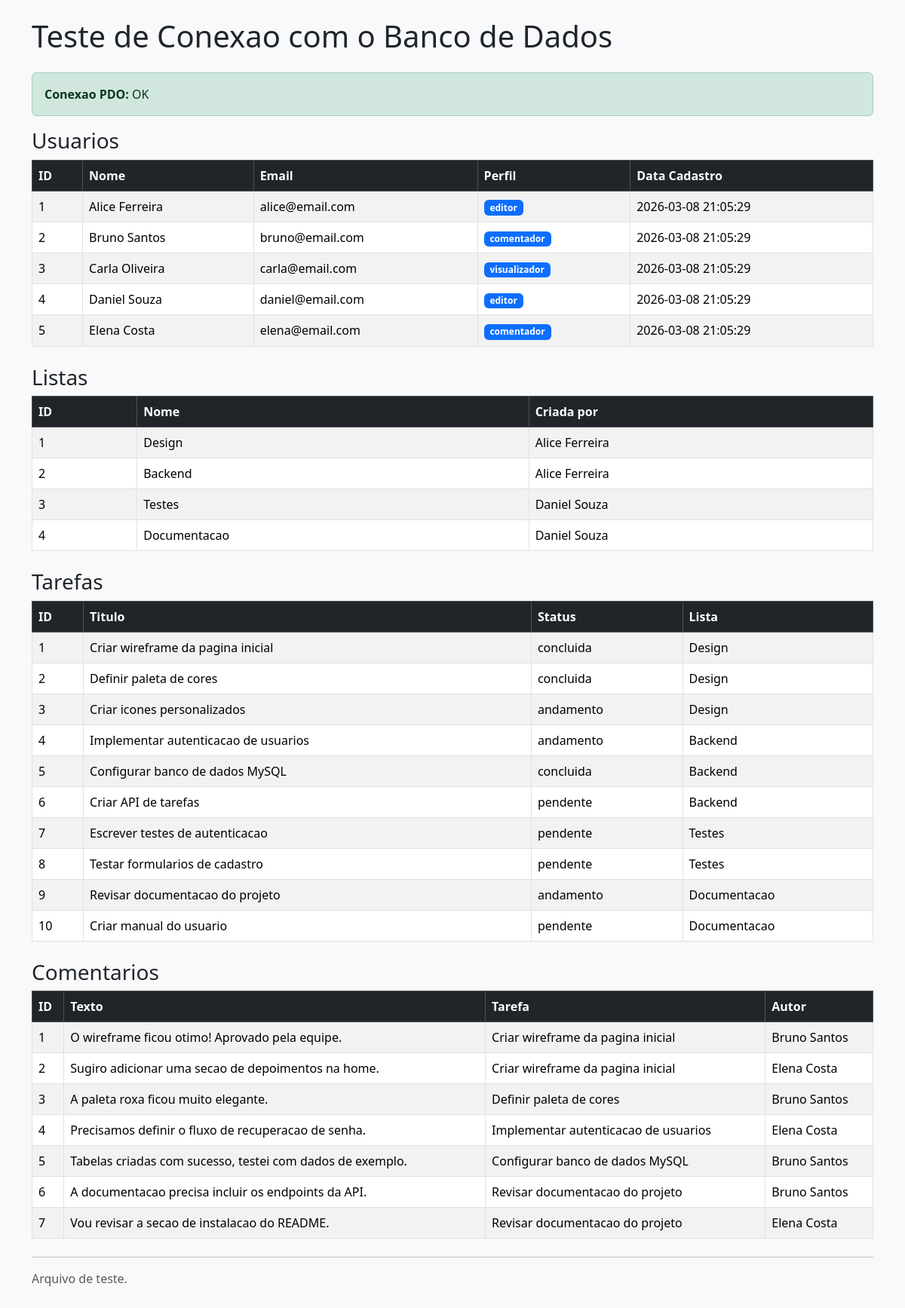
Before: /teste_bd.php with the older database file.
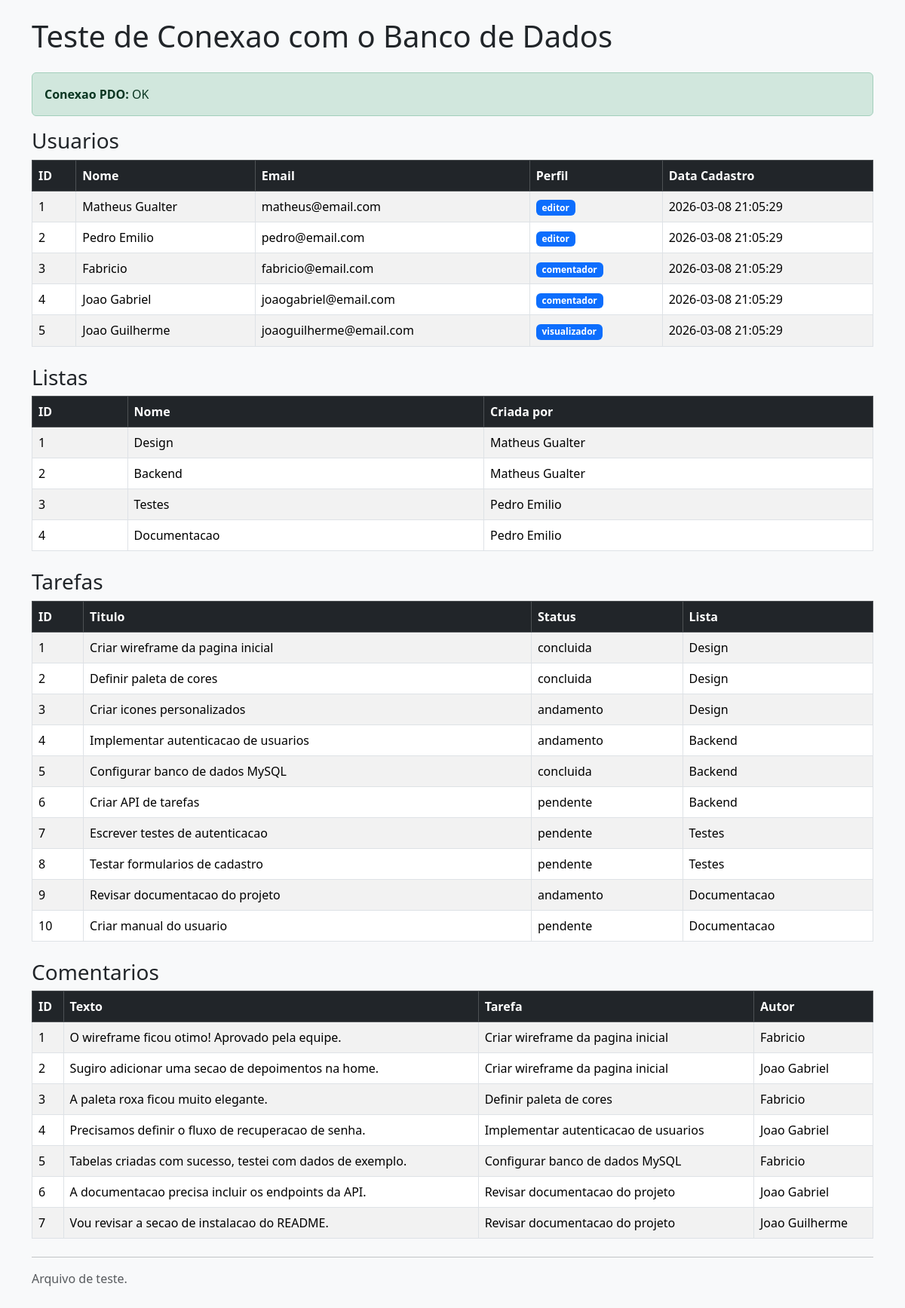
After: the same page with the newer database file.
### tables this page shows
CREATE TABLE IF NOT EXISTS usuarios (
    id INT AUTO_INCREMENT PRIMARY KEY,
    nome VARCHAR(100) NOT NULL,
    email VARCHAR(100) NOT NULL UNIQUE,
    senha VARCHAR(255) NOT NULL,
    perfil ENUM('editor', 'comentador', 'visualizador') NOT NULL DEFAULT 'visualizador',
    data_cadastro DATETIME DEFAULT CURRENT_TIMESTAMP
);

CREATE TABLE IF NOT EXISTS listas (
    id INT AUTO_INCREMENT PRIMARY KEY,
    nome VARCHAR(100) NOT NULL,
    descricao TEXT,
    usuario_id INT NOT NULL,
    data_criacao DATETIME DEFAULT CURRENT_TIMESTAMP,
    FOREIGN KEY (usuario_id) REFERENCES usuarios(id) ON DELETE CASCADE
);

CREATE TABLE IF NOT EXISTS tarefas (
    id INT AUTO_INCREMENT PRIMARY KEY,
    titulo VARCHAR(150) NOT NULL,
    descricao TEXT,
    status ENUM('pendente', 'andamento', 'concluida') NOT NULL DEFAULT 'pendente',
    lista_id INT NOT NULL,
    usuario_id INT NOT NULL,
    data_criacao DATETIME DEFAULT CURRENT_TIMESTAMP,
    FOREIGN KEY (lista_id) REFERENCES listas(id) ON DELETE CASCADE,
    FOREIGN KEY (usuario_id) REFERENCES usuarios(id) ON DELETE CASCADE
);

CREATE TABLE IF NOT EXISTS comentarios (
    id INT AUTO_INCREMENT PRIMARY KEY,
    texto TEXT NOT NULL,
    tarefa_id INT NOT NULL,
    usuario_id INT NOT NULL,
    data_criacao DATETIME DEFAULT CURRENT_TIMESTAMP,
    FOREIGN KEY (tarefa_id) REFERENCES tarefas(id) ON DELETE CASCADE,
    FOREIGN KEY (usuario_id) REFERENCES usuarios(id) ON DELETE CASCADE
);

### teste_bd.php (the view, shortened to what this page needs)
<?php
require_once 'includes/conexao.php';
?>
<!DOCTYPE html>
<html lang="pt-br">
<head>
    <link href="https://cdn.jsdelivr.net/npm/bootstrap@5.3.8/dist/css/bootstrap.min.css" rel="stylesheet"
>
</head>
<body class="bg-light p-4">
    <div class="container">
        <h1 class="mb-4">Teste de Conexao com o Banco de Dados</h1>
        <div class="alert alert-success">
            <strong>Conexao PDO:</strong> OK
        </div>
        <h3>Usuarios</h3>
        <table class="table table-striped table-bordered mb-4">
            <thead class="table-dark">
                <tr>
                    <th>ID</th>
                    <th>Nome</th>
                    <th>Email</th>
                    <th>Perfil</th>
                    <th>Data Cadastro</th>
                </tr>
            </thead>
            <tbody>
                <?php
                $stmt = $PDO->prepare("SELECT id, nome, email, perfil, data_cadastro FROM usuarios");
                $stmt->execute();
                while ($rs = $stmt->fetch(PDO::FETCH_OBJ)) {
                    echo "<tr>";
                    echo "<td>" . $rs->id . "</td>";
                    echo "<td>" . htmlspecialchars($rs->nome) . "</td>";
                    echo "<td>" . htmlspecialchars($rs->email) . "</td>";
                    echo "<td><span class='badge bg-primary'>" . htmlspecialchars($rs->perfil) . "</span></td>";
                    echo "<td>" . $rs->data_cadastro . "</td>";
                    echo "</tr>";
                }
                ?>
            </tbody>
        </table>
        <h3>Listas</h3>
        <table class="table table-striped table-bordered mb-4">
            <thead class="table-dark">
                <tr>
                    <th>ID</th>
                    <th>Nome</th>
                    <th>Criada por</th>
                </tr>
            </thead>
            <tbody>
                <?php
                $stmt = $PDO->prepare("SELECT listas.id, listas.nome, usuarios.nome AS criador FROM listas, usuarios WHERE listas.usuario_id = usuarios.id");
                $stmt->execute();
                while ($rs = $stmt->fetch(PDO::FETCH_OBJ)) {
                    echo "<tr>";
                    echo "<td>" . $rs->id . "</td>";
                    echo "<td>" . htmlspecialchars($rs->nome) . "</td>";
                    echo "<td>" . htmlspecialchars($rs->criador) . "</td>";
                    echo "</tr>";
                }
                ?>
            </tbody>
        </table>
        <h3>Tarefas</h3>
        <table class="table table-striped table-bordered mb-4">
            <thead class="table-dark">
                <tr>
                    <th>ID</th>
                    <th>Titulo</th>
                    <th>Status</th>
                    <th>Lista</th>
                </tr>
            </thead>
            <tbody>
                <?php
                $stmt = $PDO->prepare("SELECT tarefas.id, tarefas.titulo, tarefas.status, listas.nome AS lista FROM tarefas, listas WHERE tarefas.lista_id = listas.id");
                $stmt->execute();
                while ($rs = $stmt->fetch(PDO::FETCH_OBJ)) {
                    echo "<tr>";
                    echo "<td>" . $rs->id . "</td>";
                    echo "<td>" . htmlspecialchars($rs->titulo) . "</td>";
                    echo "<td>" . htmlspecialchars($rs->status) . "</td>";
                    echo "<td>" . htmlspecialchars($rs->lista) . "</td>";
                    echo "</tr>";
                }
                ?>
            </tbody>
        </table>
        <h3>Comentarios</h3>
        <table class="table table-striped table-bordered mb-4">
            <thead class="table-dark">
                <tr>
                    <th>ID</th>
                    <th>Texto</th>
                    <th>Tarefa</th>
                    <th>Autor</th>
                </tr>
            </thead>
            <tbody>
                <?php
                $stmt = $PDO->prepare("SELECT comentarios.id, comentarios.texto, tarefas.titulo AS tarefa, usuarios.nome AS autor FROM comentarios, tarefas, usuarios WHERE comentarios.tarefa_id = tarefas.id AND comentarios.usuario_id = usuarios.id");
                $stmt->execute();
                while ($rs = $stmt->fetch(PDO::FETCH_OBJ)) {
                    echo "<tr>";
                    echo "<td>" . $rs->id . "</td>";
                    echo "<td>" . htmlspecialchars($rs->texto) . "</td>";
                    echo "<td>" . htmlspecialchars($rs->tarefa) . "</td>";
                    echo "<td>" . htmlspecialchars($rs->autor) . "</td>";
                    echo "</tr>";
                }
                ?>
            </tbody>
        </table>
        <hr>
        <p class="text-muted">Arquivo de teste.</p>
    </div>
</body>
</html>

Changed rows visible on the page:
changed usuarios id 1: nome "Alice Ferreira" → "Matheus Gualter"; email "alice@email.com" → "matheus@email.com"
changed usuarios id 2: nome "Bruno Santos" → "Pedro Emilio"; email "bruno@email.com" → "pedro@email.com"; perfil "comentador" → "editor"
changed usuarios id 3: nome "Carla Oliveira" → "Fabricio"; email "carla@email.com" → "fabricio@email.com"; perfil "visualizador" → "comentador"
changed usuarios id 4: nome "Daniel Souza" → "Joao Gabriel"; email "daniel@email.com" → "joaogabriel@email.com"; perfil "editor" → "comentador"
changed usuarios id 5: nome "Elena Costa" → "Joao Guilherme"; email "elena@email.com" → "joaoguilherme@email.com"; perfil "comentador" → "visualizador"
changed through a linked row, listas "Design": usuario.nome "Alice Ferreira" → "Matheus Gualter"
changed through a linked row, listas "Backend": usuario.nome "Alice Ferreira" → "Matheus Gualter"
changed listas "Testes": usuario.nome "Daniel Souza" → "Pedro Emilio"
changed listas "Documentacao": usuario.nome "Daniel Souza" → "Pedro Emilio"
changed comentarios "O wireframe ficou otimo! Aprovado pela equipe.": usuario.nome "Bruno Santos" → "Fabricio"
changed comentarios "Sugiro adicionar uma secao de depoimentos na home.": usuario.nome "Elena Costa" → "Joao Gabriel"
changed comentarios "A paleta roxa ficou muito elegante.": usuario.nome "Bruno Santos" → "Fabricio"
changed comentarios "Precisamos definir o fluxo de recuperacao de senha.": usuario.nome "Elena Costa" → "Joao Gabriel"
changed comentarios "Tabelas criadas com sucesso, testei com dados de exemplo.": usuario.nome "Bruno Santos" → "Fabricio"
changed comentarios "A documentacao precisa incluir os endpoints da API.": usuario.nome "Bruno Santos" → "Joao Gabriel"
changed through a linked row, comentarios "Vou revisar a secao de instalacao do README.": usuario.nome "Elena Costa" → "Joao Guilherme"
